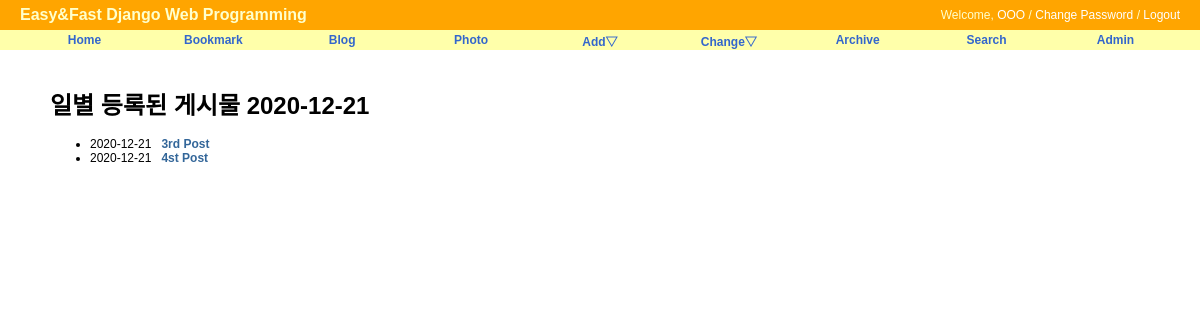
The page /blog/2020/12/21/ on the database its author committed.
### blog/models.py (models this page shows, shortened)
class Post(models.Model):
    objects = models.Manager()
    title = models.CharField('TITLE', max_length=50)
    slug = models.SlugField('SLUG', unique=True, allow_unicode=True, help_text='one word for this alias')
    description = models.CharField('DESCRIPTION', max_length=100, blank=True, help_text='simple description text')
    content = models.TextField('CONTENT')
    create_date = models.DateTimeField('Create Date', auto_now_add=True)
    modify_date = models.DateTimeField('Modify Date', auto_now=True)
    class Meta:
        verbose_name = 'post'
        verbose_name_plural = 'posts'
        db_table = 'blog_posts'
        ordering = ('-modify_date',)     # desc
    def get_absolute_url(self):
        return reverse('blog:post_detail', args=(self.slug,)) # -> 1st post -> /blog/post/1st-post

### blog/views.py (the view)
# urls.py: path('<int:year>/<str:month>/<int:day>/', PostDAV.as_view(), name='post_day_archive'),
class PostDAV(DayArchiveView):
    model = Post
    date_field = "modify_date"
    month_format = '%m'

### blog/templates/blog/post_archive_day.html (shortened to what this page needs)
{% extends "base.html" %}
{% block content %}
<div id="content">
    <h1>일별 등록된 게시물 {{ day|date:'Y-m-d' }}</h1>
    <div>
        <ul>
            {% for post in object_list %}
                <li>
                    {{ post.modify_date|date:"Y-m-d" }}&nbsp;&nbsp;
                    <a href="{{ post.get_absolute_url }}"><strong>{{ post.title }}</strong></a>
                </li>
            {% endfor %}
        </ul>
    </div>
</div>
{% endblock %}

### static/css/base.css (style rules this page uses)
body { font-family: "Lucida Grande", Verdana, Arial, sans-serif; font-size: 12px; }
div#content { position: absolute; top: 70px; left: 50px; right: 50px; }
a:link, a:visited { color: #369; text-decoration: none; }

### rows shown on the page
Post: modify_date "2020-12-21", title "3rd Post"
Post: modify_date "2020-12-21", title "4st Post"

### other values the page prints
{{ day|date:'Y-m-d' }} "2020-12-21"
